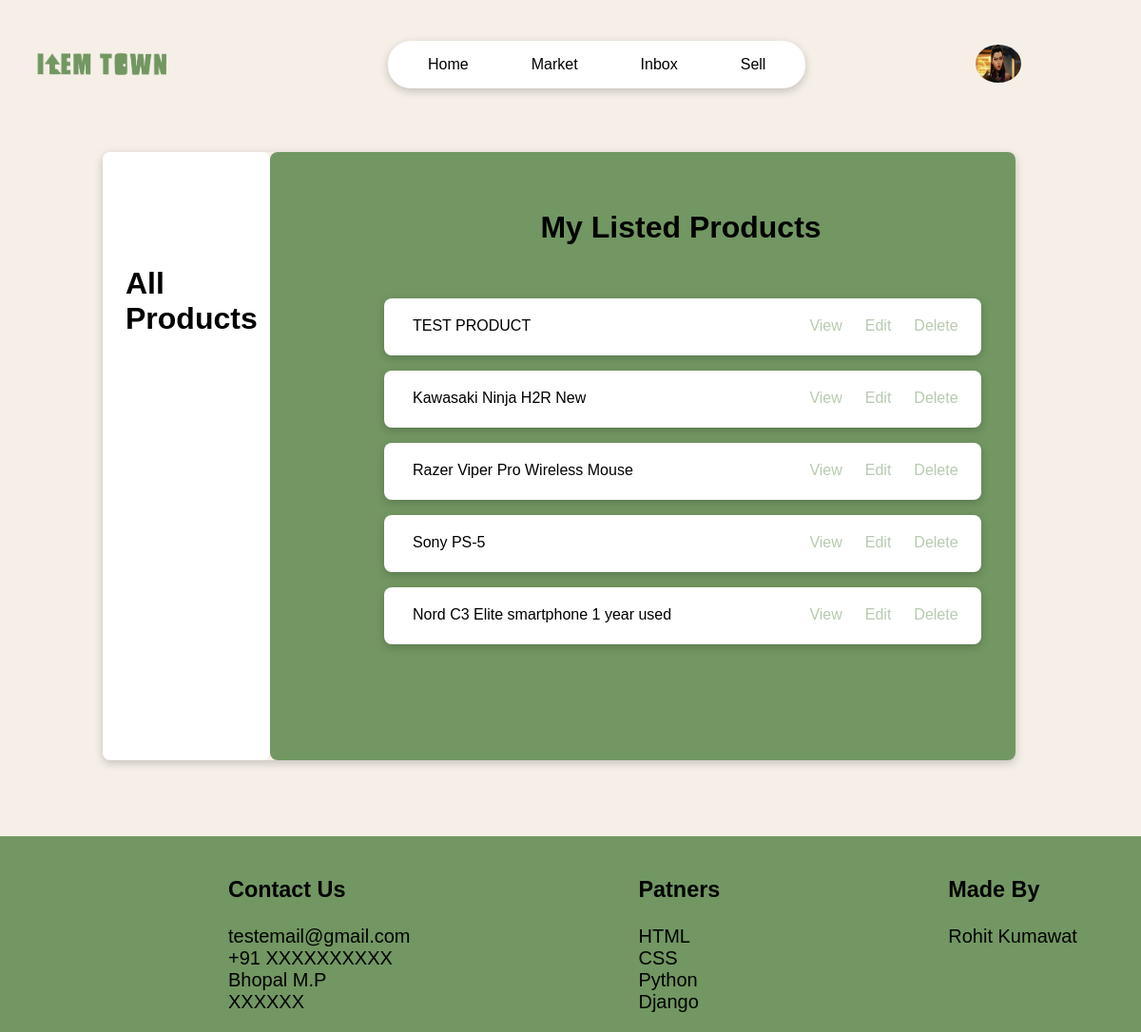
Before: /market/my-product/ (signed in) with the older database file.
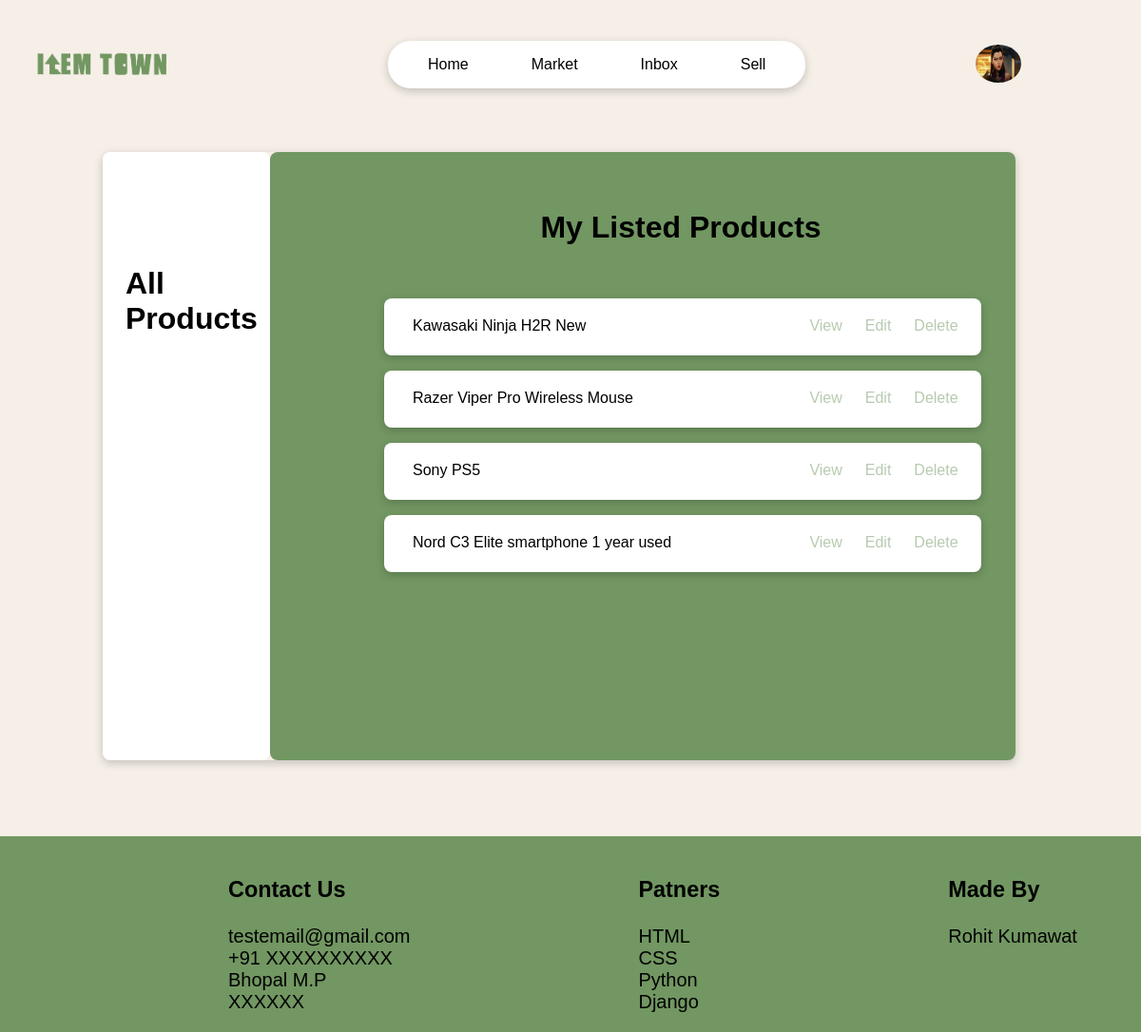
After: the same page with the newer database file.
### market/models.py (models this page shows, shortened)
class Product(models.Model):
    owner=models.ForeignKey('users.Profile',on_delete=models.CASCADE)
    product_id=models.UUIDField(default=uuid.uuid1,primary_key=True)
    title=models.CharField(max_length=50,null=False)
    short_discription=models.CharField(max_length=100,null=True,blank=True,default='')
    discription=models.TextField(max_length=500,null=True,blank=True)
    price=models.IntegerField(default=0,null=False)
    main_img=models.ImageField(default='default/market.png',upload_to='iteams/')
    sub_img1=models.ImageField(default='default/market.png',upload_to='iteams/')
    sub_img2=models.ImageField(default='default/market.png',upload_to='iteams/')
    sub_img3=models.ImageField(default='default/market.png',upload_to='iteams/')
    sub_img4=models.ImageField(default='default/market.png',upload_to='iteams/')
    ownership_type_options=(
        ('1st','1st Owner'),
        ('2nd','2nd Owner'),
        ('2nd+','More than 2nd'),
    )
    ownership_type=models.CharField(max_length=50,choices=ownership_type_options,default=None)
    purchase_date=models.DateField(null=True,blank=True)
    bill_and_box_options=(
        ('Yes','Have either bill/box'),
        ('No',"I don't have bill or box")
    )
    bill_and_box=models.CharField(choices=bill_and_box_options,max_length=50,default=None,null=True,blank=True)
    created = models.DateTimeField(auto_now_add=True)
    tags=models.ManyToManyField(Tag,blank=True)
    class Meta:
        ordering=['-created']

### market/views.py (the view)
# urls.py: path('my-product/',views.user_product_page,name='my_product'),
@login_required(login_url='login_user')
def user_product_page(request):
    owner=request.user.profile
    user_products=Product.objects.filter(owner=owner)
    content={
        'user_products':user_products,
    }
    return render(request,'market/user_product_page.html',content)

### market/templates/market/user_product_page.html
{% extends 'page/nav.html'%}
{% load static %}
{%block css%}
<link rel="stylesheet" href="{% static 'style/user_product_page.css'%}">
{%endblock%}
{% block body %}
    <div class="product-container">
        <div class="user-container">
            <h1 class="user-container-heading">All Products</h1>
        </div>
        <div class="info-container">
            <center><h1> My Listed Products</h1></center><br>
            {%if user_products%}
                {%for products in user_products%}
                    <ul class="info-container-list">
                        <li class="info-container-list-iteam">{{products.title}}
                            <a class="info-container-button" href="{% url 'delete_product' pk=products.product_id%}">Delete</a>
                            <a class="info-container-button" href="{% url 'edit_product' pk=products.product_id%}">Edit</a>
                            <a class="info-container-button" href="{% url 'detail_product' products.product_id%}">View</a></li>
                    </ul>
                {%endfor%}
            {%else%}
                <h1>You Haven't List Any Products In Market</h1>
            {%endif%}
        </div>
    </div>
{%endblock%}

Changed rows visible on the page:
removed Product: title "TEST PRODUCT"
changed Product: title "Sony PS-5" → "Sony PS5"
